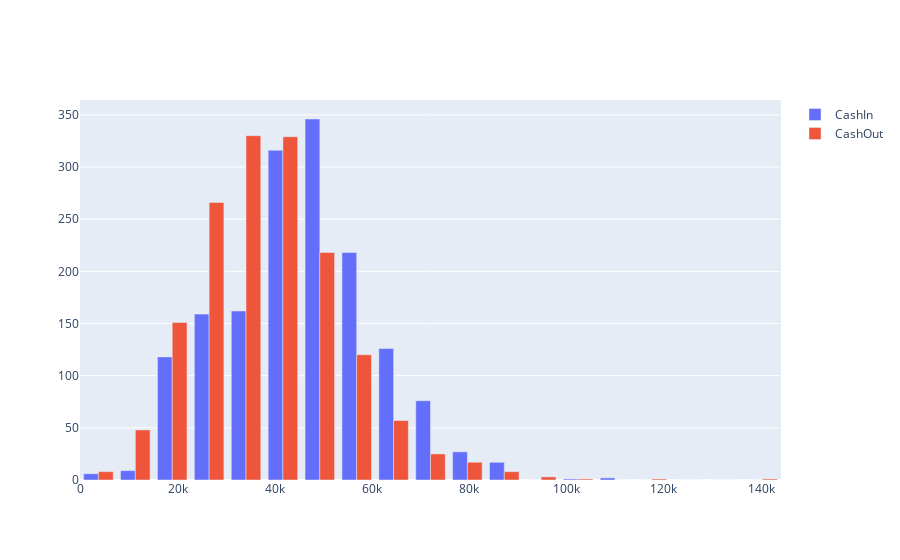

Source (notebook cell):
### Markdown cell above
### Bar Plot with plotly

### Code cell
# reference: https://plotly.com/python/bar-charts/

import plotly.graph_objects as go

N_BINS = 20

begin = means.describe().loc['min'].min()
to = means.describe().loc['max'].max()

bins = pd.Series(np.linspace(start = begin-1, stop = to + 1, num = N_BINS))
get_bin_values = lambda x: pd.cut(means[x], bins, right=False).value_counts(sort=False) 

fig = go.Figure(data=[
    go.Bar(name='CashIn', x=bins, y=get_bin_values('CashIn')),
    go.Bar(name='CashOut', x=bins, y=get_bin_values('CashOut'))
])

fig.update_layout(barmode='group')
fig.show()

### Figure 1 — Plotly figure (JSON) as saved in the notebook; plotly's stock layout.template omitted (floating-point values rounded to 4 significant figures)
{"data": [{"name": "CashIn", "type": "bar", "x": [3690.0, 11280.0, 18870.0, 26460.0, 34050.0, 41640.0, 49230.0, 56820.0, 64410.0, 72000.0, 79580.0, 87170.0, 94760.0, 102400.0, 109900.0, 117500.0, 125100.0, 132700.0, 140300.0, 147900.0], "y": [6, 9, 118, 159, 162, 316, 346, 218, 126, 76, 27, 17, 0, 1, 2, 0, 0, 0, 0]}, {"name": "CashOut", "type": "bar", "x": [3690.0, 11280.0, 18870.0, 26460.0, 34050.0, 41640.0, 49230.0, 56820.0, 64410.0, 72000.0, 79580.0, 87170.0, 94760.0, 102400.0, 109900.0, 117500.0, 125100.0, 132700.0, 140300.0, 147900.0], "y": [8, 48, 151, 266, 330, 329, 218, 120, 57, 25, 17, 8, 3, 1, 0, 1, 0, 0, 1]}], "layout": {"barmode": "group"}}
